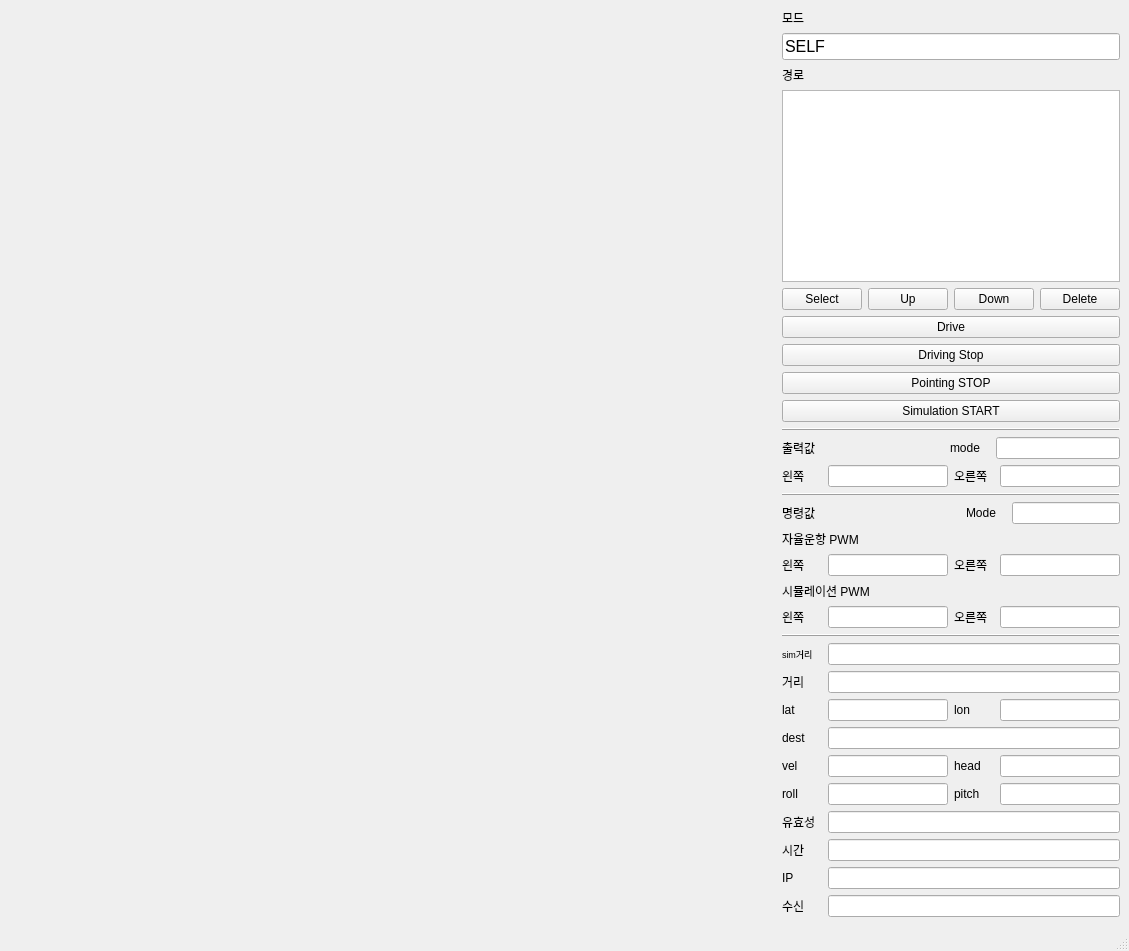
<?xml version="1.0" encoding="UTF-8"?>
<ui version="4.0">
 <class>MainWindow</class>
 <widget class="QMainWindow" name="MainWindow">
  <property name="geometry">
   <rect>
    <x>0</x>
    <y>0</y>
    <width>1129</width>
    <height>951</height>
   </rect>
  </property>
  <property name="windowTitle">
   <string>MainWindow</string>
  </property>
  <widget class="QWidget" name="centralwidget">
   <layout class="QGridLayout" name="gridLayout">
    <item row="0" column="0">
     <layout class="QHBoxLayout" name="Outer_Layout" stretch="20,0">
      <item>
       <layout class="QVBoxLayout" name="Folium"/>
      </item>
      <item>
       <layout class="QVBoxLayout" name="verticalLayout_2">
        <item>
         <widget class="QLabel" name="label">
          <property name="sizePolicy">
           <sizepolicy hsizetype="Fixed" vsizetype="Fixed">
            <horstretch>0</horstretch>
            <verstretch>0</verstretch>
           </sizepolicy>
          </property>
          <property name="minimumSize">
           <size>
            <width>40</width>
            <height>0</height>
           </size>
          </property>
          <property name="maximumSize">
           <size>
            <width>40</width>
            <height>16777215</height>
           </size>
          </property>
          <property name="text">
           <string>모드</string>
          </property>
         </widget>
        </item>
        <item>
         <widget class="QLineEdit" name="edit_current_mode">
          <property name="font">
           <font>
            <pointsize>12</pointsize>
           </font>
          </property>
          <property name="inputMethodHints">
           <set>Qt::ImhNoEditMenu</set>
          </property>
          <property name="text">
           <string>SELF</string>
          </property>
          <property name="readOnly">
           <bool>true</bool>
          </property>
         </widget>
        </item>
        <item>
         <widget class="QLabel" name="label_2">
          <property name="sizePolicy">
           <sizepolicy hsizetype="Fixed" vsizetype="Fixed">
            <horstretch>0</horstretch>
            <verstretch>0</verstretch>
           </sizepolicy>
          </property>
          <property name="text">
           <string>경로</string>
          </property>
         </widget>
        </item>
        <item>
         <widget class="QListView" name="waypoints">
          <property name="sizePolicy">
           <sizepolicy hsizetype="Preferred" vsizetype="Fixed">
            <horstretch>0</horstretch>
            <verstretch>0</verstretch>
           </sizepolicy>
          </property>
         </widget>
        </item>
        <item>
         <layout class="QHBoxLayout" name="horizontalLayout">
          <item>
           <widget class="QPushButton" name="btn_select">
            <property name="sizePolicy">
             <sizepolicy hsizetype="Fixed" vsizetype="Fixed">
              <horstretch>0</horstretch>
              <verstretch>0</verstretch>
             </sizepolicy>
            </property>
            <property name="text">
             <string>Select</string>
            </property>
           </widget>
          </item>
          <item>
           <widget class="QPushButton" name="btn_up">
            <property name="sizePolicy">
             <sizepolicy hsizetype="Fixed" vsizetype="Fixed">
              <horstretch>0</horstretch>
              <verstretch>0</verstretch>
             </sizepolicy>
            </property>
            <property name="text">
             <string>Up</string>
            </property>
           </widget>
          </item>
          <item>
           <widget class="QPushButton" name="btn_down">
            <property name="sizePolicy">
             <sizepolicy hsizetype="Fixed" vsizetype="Fixed">
              <horstretch>0</horstretch>
              <verstretch>0</verstretch>
             </sizepolicy>
            </property>
            <property name="text">
             <string>Down</string>
            </property>
           </widget>
          </item>
          <item>
           <widget class="QPushButton" name="btn_delete">
            <property name="sizePolicy">
             <sizepolicy hsizetype="Fixed" vsizetype="Fixed">
              <horstretch>0</horstretch>
              <verstretch>0</verstretch>
             </sizepolicy>
            </property>
            <property name="text">
             <string>Delete</string>
            </property>
           </widget>
          </item>
         </layout>
        </item>
        <item>
         <widget class="QPushButton" name="btn_drive">
          <property name="sizePolicy">
           <sizepolicy hsizetype="Preferred" vsizetype="Fixed">
            <horstretch>0</horstretch>
            <verstretch>0</verstretch>
           </sizepolicy>
          </property>
          <property name="text">
           <string>Drive</string>
          </property>
         </widget>
        </item>
        <item>
         <widget class="QPushButton" name="btn_stop_driving">
          <property name="sizePolicy">
           <sizepolicy hsizetype="Preferred" vsizetype="Fixed">
            <horstretch>0</horstretch>
            <verstretch>0</verstretch>
           </sizepolicy>
          </property>
          <property name="text">
           <string>Driving Stop</string>
          </property>
         </widget>
        </item>
        <item>
         <widget class="QPushButton" name="btn_pointing">
          <property name="sizePolicy">
           <sizepolicy hsizetype="Preferred" vsizetype="Fixed">
            <horstretch>0</horstretch>
            <verstretch>0</verstretch>
           </sizepolicy>
          </property>
          <property name="text">
           <string>Pointing STOP</string>
          </property>
         </widget>
        </item>
        <item>
         <widget class="QPushButton" name="btn_simulation">
          <property name="sizePolicy">
           <sizepolicy hsizetype="Preferred" vsizetype="Fixed">
            <horstretch>0</horstretch>
            <verstretch>0</verstretch>
           </sizepolicy>
          </property>
          <property name="text">
           <string>Simulation START</string>
          </property>
         </widget>
        </item>
        <item>
         <widget class="QFrame" name="frame">
          <property name="frameShape">
           <enum>QFrame::HLine</enum>
          </property>
          <property name="frameShadow">
           <enum>QFrame::Raised</enum>
          </property>
         </widget>
        </item>
        <item>
         <layout class="QHBoxLayout" name="horizontalLayout_16">
          <item>
           <widget class="QLabel" name="label_3">
            <property name="sizePolicy">
             <sizepolicy hsizetype="Preferred" vsizetype="Preferred">
              <horstretch>0</horstretch>
              <verstretch>0</verstretch>
             </sizepolicy>
            </property>
            <property name="text">
             <string>출력값 </string>
            </property>
           </widget>
          </item>
          <item>
           <spacer name="horizontalSpacer">
            <property name="orientation">
             <enum>Qt::Horizontal</enum>
            </property>
            <property name="sizeHint" stdset="0">
             <size>
              <width>40</width>
              <height>20</height>
             </size>
            </property>
           </spacer>
          </item>
          <item>
           <widget class="QLabel" name="lbl_mode_nucleo">
            <property name="sizePolicy">
             <sizepolicy hsizetype="Fixed" vsizetype="Preferred">
              <horstretch>0</horstretch>
              <verstretch>0</verstretch>
             </sizepolicy>
            </property>
            <property name="minimumSize">
             <size>
              <width>40</width>
              <height>0</height>
             </size>
            </property>
            <property name="maximumSize">
             <size>
              <width>40</width>
              <height>16777215</height>
             </size>
            </property>
            <property name="text">
             <string>mode</string>
            </property>
           </widget>
          </item>
          <item>
           <widget class="QLineEdit" name="edit_mode_chk"/>
          </item>
         </layout>
        </item>
        <item>
         <layout class="QHBoxLayout" name="horizontalLayout_3">
          <item>
           <widget class="QLabel" name="lbl_pwml">
            <property name="sizePolicy">
             <sizepolicy hsizetype="Fixed" vsizetype="Preferred">
              <horstretch>0</horstretch>
              <verstretch>0</verstretch>
             </sizepolicy>
            </property>
            <property name="minimumSize">
             <size>
              <width>40</width>
              <height>0</height>
             </size>
            </property>
            <property name="maximumSize">
             <size>
              <width>40</width>
              <height>16777215</height>
             </size>
            </property>
            <property name="text">
             <string>왼쪽</string>
            </property>
           </widget>
          </item>
          <item>
           <widget class="QLineEdit" name="edit_pwml">
            <property name="sizePolicy">
             <sizepolicy hsizetype="Minimum" vsizetype="Fixed">
              <horstretch>0</horstretch>
              <verstretch>0</verstretch>
             </sizepolicy>
            </property>
           </widget>
          </item>
          <item>
           <widget class="QLabel" name="lbl_pwmr">
            <property name="sizePolicy">
             <sizepolicy hsizetype="Fixed" vsizetype="Preferred">
              <horstretch>0</horstretch>
              <verstretch>0</verstretch>
             </sizepolicy>
            </property>
            <property name="minimumSize">
             <size>
              <width>40</width>
              <height>0</height>
             </size>
            </property>
            <property name="maximumSize">
             <size>
              <width>40</width>
              <height>16777215</height>
             </size>
            </property>
            <property name="text">
             <string>오른쪽</string>
            </property>
           </widget>
          </item>
          <item>
           <widget class="QLineEdit" name="edit_pwmr">
            <property name="sizePolicy">
             <sizepolicy hsizetype="Minimum" vsizetype="Fixed">
              <horstretch>0</horstretch>
              <verstretch>0</verstretch>
             </sizepolicy>
            </property>
           </widget>
          </item>
         </layout>
        </item>
        <item>
         <widget class="QFrame" name="frame_2">
          <property name="frameShape">
           <enum>QFrame::HLine</enum>
          </property>
          <property name="frameShadow">
           <enum>QFrame::Raised</enum>
          </property>
         </widget>
        </item>
        <item>
         <layout class="QHBoxLayout" name="horizontalLayout_2">
          <item>
           <widget class="QLabel" name="label_6">
            <property name="sizePolicy">
             <sizepolicy hsizetype="Preferred" vsizetype="Preferred">
              <horstretch>0</horstretch>
              <verstretch>0</verstretch>
             </sizepolicy>
            </property>
            <property name="text">
             <string>명령값 </string>
            </property>
           </widget>
          </item>
          <item>
           <spacer name="horizontalSpacer_2">
            <property name="orientation">
             <enum>Qt::Horizontal</enum>
            </property>
            <property name="sizeHint" stdset="0">
             <size>
              <width>40</width>
              <height>20</height>
             </size>
            </property>
           </spacer>
          </item>
          <item>
           <widget class="QLabel" name="lbl_mode">
            <property name="sizePolicy">
             <sizepolicy hsizetype="Preferred" vsizetype="Minimum">
              <horstretch>0</horstretch>
              <verstretch>0</verstretch>
             </sizepolicy>
            </property>
            <property name="minimumSize">
             <size>
              <width>40</width>
              <height>0</height>
             </size>
            </property>
            <property name="maximumSize">
             <size>
              <width>40</width>
              <height>16777215</height>
             </size>
            </property>
            <property name="text">
             <string>Mode</string>
            </property>
           </widget>
          </item>
          <item>
           <widget class="QLineEdit" name="edit_mode_jetson">
            <property name="sizePolicy">
             <sizepolicy hsizetype="Preferred" vsizetype="Fixed">
              <horstretch>0</horstretch>
              <verstretch>0</verstretch>
             </sizepolicy>
            </property>
           </widget>
          </item>
         </layout>
        </item>
        <item>
         <widget class="QLabel" name="label_4">
          <property name="sizePolicy">
           <sizepolicy hsizetype="Preferred" vsizetype="Preferred">
            <horstretch>0</horstretch>
            <verstretch>0</verstretch>
           </sizepolicy>
          </property>
          <property name="text">
           <string>자율운항 PWM</string>
          </property>
         </widget>
        </item>
        <item>
         <layout class="QHBoxLayout" name="horizontalLayout_4">
          <item>
           <widget class="QLabel" name="lbl_pwml_auto">
            <property name="sizePolicy">
             <sizepolicy hsizetype="Preferred" vsizetype="Preferred">
              <horstretch>0</horstretch>
              <verstretch>0</verstretch>
             </sizepolicy>
            </property>
            <property name="minimumSize">
             <size>
              <width>40</width>
              <height>0</height>
             </size>
            </property>
            <property name="maximumSize">
             <size>
              <width>40</width>
              <height>16777215</height>
             </size>
            </property>
            <property name="text">
             <string>왼쪽</string>
            </property>
           </widget>
          </item>
          <item>
           <widget class="QLineEdit" name="edit_pwml_auto">
            <property name="sizePolicy">
             <sizepolicy hsizetype="Preferred" vsizetype="Fixed">
              <horstretch>0</horstretch>
              <verstretch>0</verstretch>
             </sizepolicy>
            </property>
           </widget>
          </item>
          <item>
           <widget class="QLabel" name="lbl_pwmr_auto">
            <property name="sizePolicy">
             <sizepolicy hsizetype="Preferred" vsizetype="Preferred">
              <horstretch>0</horstretch>
              <verstretch>0</verstretch>
             </sizepolicy>
            </property>
            <property name="minimumSize">
             <size>
              <width>40</width>
              <height>0</height>
             </size>
            </property>
            <property name="maximumSize">
             <size>
              <width>40</width>
              <height>16777215</height>
             </size>
            </property>
            <property name="text">
             <string>오른쪽</string>
            </property>
           </widget>
          </item>
          <item>
           <widget class="QLineEdit" name="edit_pwmr_auto">
            <property name="sizePolicy">
             <sizepolicy hsizetype="Preferred" vsizetype="Fixed">
              <horstretch>0</horstretch>
              <verstretch>0</verstretch>
             </sizepolicy>
            </property>
           </widget>
          </item>
         </layout>
        </item>
        <item>
         <widget class="QLabel" name="label_5">
          <property name="sizePolicy">
           <sizepolicy hsizetype="Preferred" vsizetype="Preferred">
            <horstretch>0</horstretch>
            <verstretch>0</verstretch>
           </sizepolicy>
          </property>
          <property name="text">
           <string>시뮬레이션 PWM</string>
          </property>
         </widget>
        </item>
        <item>
         <layout class="QHBoxLayout" name="horizontalLayout_14">
          <item>
           <widget class="QLabel" name="lbl_pwml_auto_2">
            <property name="sizePolicy">
             <sizepolicy hsizetype="Preferred" vsizetype="Preferred">
              <horstretch>0</horstretch>
              <verstretch>0</verstretch>
             </sizepolicy>
            </property>
            <property name="minimumSize">
             <size>
              <width>40</width>
              <height>0</height>
             </size>
            </property>
            <property name="maximumSize">
             <size>
              <width>40</width>
              <height>16777215</height>
             </size>
            </property>
            <property name="text">
             <string>왼쪽</string>
            </property>
           </widget>
          </item>
          <item>
           <widget class="QLineEdit" name="edit_pwml_simulation">
            <property name="sizePolicy">
             <sizepolicy hsizetype="Preferred" vsizetype="Fixed">
              <horstretch>0</horstretch>
              <verstretch>0</verstretch>
             </sizepolicy>
            </property>
            <property name="text">
             <string/>
            </property>
           </widget>
          </item>
          <item>
           <widget class="QLabel" name="lbl_pwmr_auto_2">
            <property name="sizePolicy">
             <sizepolicy hsizetype="Preferred" vsizetype="Preferred">
              <horstretch>0</horstretch>
              <verstretch>0</verstretch>
             </sizepolicy>
            </property>
            <property name="minimumSize">
             <size>
              <width>40</width>
              <height>0</height>
             </size>
            </property>
            <property name="maximumSize">
             <size>
              <width>40</width>
              <height>16777215</height>
             </size>
            </property>
            <property name="text">
             <string>오른쪽</string>
            </property>
           </widget>
          </item>
          <item>
           <widget class="QLineEdit" name="edit_pwmr_simulation">
            <property name="sizePolicy">
             <sizepolicy hsizetype="Preferred" vsizetype="Fixed">
              <horstretch>0</horstretch>
              <verstretch>0</verstretch>
             </sizepolicy>
            </property>
           </widget>
          </item>
         </layout>
        </item>
        <item>
         <widget class="QFrame" name="frame_3">
          <property name="frameShape">
           <enum>QFrame::HLine</enum>
          </property>
          <property name="frameShadow">
           <enum>QFrame::Raised</enum>
          </property>
         </widget>
        </item>
        <item>
         <layout class="QHBoxLayout" name="horizontalLayout_15">
          <item>
           <widget class="QLabel" name="lbl_distance_2">
            <property name="sizePolicy">
             <sizepolicy hsizetype="Preferred" vsizetype="Preferred">
              <horstretch>0</horstretch>
              <verstretch>0</verstretch>
             </sizepolicy>
            </property>
            <property name="minimumSize">
             <size>
              <width>40</width>
              <height>0</height>
             </size>
            </property>
            <property name="maximumSize">
             <size>
              <width>40</width>
              <height>16777215</height>
             </size>
            </property>
            <property name="font">
             <font>
              <pointsize>7</pointsize>
             </font>
            </property>
            <property name="text">
             <string>sim거리</string>
            </property>
           </widget>
          </item>
          <item>
           <widget class="QLineEdit" name="edit_distance_simulation">
            <property name="sizePolicy">
             <sizepolicy hsizetype="Preferred" vsizetype="Fixed">
              <horstretch>0</horstretch>
              <verstretch>0</verstretch>
             </sizepolicy>
            </property>
           </widget>
          </item>
         </layout>
        </item>
        <item>
         <layout class="QHBoxLayout" name="horizontalLayout_13">
          <item>
           <widget class="QLabel" name="lbl_distance">
            <property name="sizePolicy">
             <sizepolicy hsizetype="Preferred" vsizetype="Preferred">
              <horstretch>0</horstretch>
              <verstretch>0</verstretch>
             </sizepolicy>
            </property>
            <property name="minimumSize">
             <size>
              <width>40</width>
              <height>0</height>
             </size>
            </property>
            <property name="maximumSize">
             <size>
              <width>40</width>
              <height>16777215</height>
             </size>
            </property>
            <property name="text">
             <string>거리</string>
            </property>
           </widget>
          </item>
          <item>
           <widget class="QLineEdit" name="edit_distance">
            <property name="sizePolicy">
             <sizepolicy hsizetype="Preferred" vsizetype="Fixed">
              <horstretch>0</horstretch>
              <verstretch>0</verstretch>
             </sizepolicy>
            </property>
           </widget>
          </item>
         </layout>
        </item>
        <item>
         <layout class="QHBoxLayout" name="horizontalLayout_11">
          <item>
           <widget class="QLabel" name="lbl_latitude">
            <property name="sizePolicy">
             <sizepolicy hsizetype="Preferred" vsizetype="Preferred">
              <horstretch>0</horstretch>
              <verstretch>0</verstretch>
             </sizepolicy>
            </property>
            <property name="minimumSize">
             <size>
              <width>40</width>
              <height>0</height>
             </size>
            </property>
            <property name="maximumSize">
             <size>
              <width>40</width>
              <height>16777215</height>
             </size>
            </property>
            <property name="text">
             <string>lat</string>
            </property>
           </widget>
          </item>
          <item>
           <widget class="QLineEdit" name="edit_latitude">
            <property name="sizePolicy">
             <sizepolicy hsizetype="Preferred" vsizetype="Fixed">
              <horstretch>0</horstretch>
              <verstretch>0</verstretch>
             </sizepolicy>
            </property>
           </widget>
          </item>
          <item>
           <widget class="QLabel" name="lbl_longitude">
            <property name="sizePolicy">
             <sizepolicy hsizetype="Preferred" vsizetype="Preferred">
              <horstretch>0</horstretch>
              <verstretch>0</verstretch>
             </sizepolicy>
            </property>
            <property name="minimumSize">
             <size>
              <width>40</width>
              <height>0</height>
             </size>
            </property>
            <property name="maximumSize">
             <size>
              <width>40</width>
              <height>16777215</height>
             </size>
            </property>
            <property name="text">
             <string>lon</string>
            </property>
           </widget>
          </item>
          <item>
           <widget class="QLineEdit" name="edit_longitude">
            <property name="sizePolicy">
             <sizepolicy hsizetype="Preferred" vsizetype="Fixed">
              <horstretch>0</horstretch>
              <verstretch>0</verstretch>
             </sizepolicy>
            </property>
           </widget>
          </item>
         </layout>
        </item>
        <item>
         <layout class="QHBoxLayout" name="horizontalLayout_5">
          <item>
           <widget class="QLabel" name="label_7">
            <property name="sizePolicy">
             <sizepolicy hsizetype="Preferred" vsizetype="Minimum">
              <horstretch>0</horstretch>
              <verstretch>0</verstretch>
             </sizepolicy>
            </property>
            <property name="minimumSize">
             <size>
              <width>40</width>
              <height>0</height>
             </size>
            </property>
            <property name="maximumSize">
             <size>
              <width>40</width>
              <height>16777215</height>
             </size>
            </property>
            <property name="text">
             <string>dest</string>
            </property>
           </widget>
          </item>
          <item>
           <widget class="QLineEdit" name="edit_destination">
            <property name="sizePolicy">
             <sizepolicy hsizetype="Preferred" vsizetype="Fixed">
              <horstretch>0</horstretch>
              <verstretch>0</verstretch>
             </sizepolicy>
            </property>
           </widget>
          </item>
         </layout>
        </item>
        <item>
         <layout class="QHBoxLayout" name="horizontalLayout_6">
          <item>
           <widget class="QLabel" name="lbl_velocity">
            <property name="sizePolicy">
             <sizepolicy hsizetype="Preferred" vsizetype="Preferred">
              <horstretch>0</horstretch>
              <verstretch>0</verstretch>
             </sizepolicy>
            </property>
            <property name="minimumSize">
             <size>
              <width>40</width>
              <height>0</height>
             </size>
            </property>
            <property name="maximumSize">
             <size>
              <width>40</width>
              <height>16777215</height>
             </size>
            </property>
            <property name="text">
             <string>vel</string>
            </property>
           </widget>
          </item>
          <item>
           <widget class="QLineEdit" name="edit_velocity">
            <property name="sizePolicy">
             <sizepolicy hsizetype="Preferred" vsizetype="Fixed">
              <horstretch>0</horstretch>
              <verstretch>0</verstretch>
             </sizepolicy>
            </property>
           </widget>
          </item>
          <item>
           <widget class="QLabel" name="lbl_heading">
            <property name="sizePolicy">
             <sizepolicy hsizetype="Preferred" vsizetype="Preferred">
              <horstretch>0</horstretch>
              <verstretch>0</verstretch>
             </sizepolicy>
            </property>
            <property name="minimumSize">
             <size>
              <width>40</width>
              <height>0</height>
             </size>
            </property>
            <property name="maximumSize">
             <size>
              <width>40</width>
              <height>16777215</height>
             </size>
            </property>
            <property name="text">
             <string>head</string>
            </property>
           </widget>
          </item>
          <item>
           <widget class="QLineEdit" name="edit_heading">
            <property name="sizePolicy">
             <sizepolicy hsizetype="Preferred" vsizetype="Fixed">
              <horstretch>0</horstretch>
              <verstretch>0</verstretch>
             </sizepolicy>
            </property>
           </widget>
          </item>
         </layout>
        </item>
        <item>
         <layout class="QHBoxLayout" name="horizontalLayout_12">
          <item>
           <widget class="QLabel" name="lbl_roll">
            <property name="sizePolicy">
             <sizepolicy hsizetype="Preferred" vsizetype="Preferred">
              <horstretch>0</horstretch>
              <verstretch>0</verstretch>
             </sizepolicy>
            </property>
            <property name="minimumSize">
             <size>
              <width>40</width>
              <height>0</height>
             </size>
            </property>
            <property name="maximumSize">
             <size>
              <width>40</width>
              <height>16777215</height>
             </size>
            </property>
            <property name="text">
             <string>roll</string>
            </property>
           </widget>
          </item>
          <item>
           <widget class="QLineEdit" name="edit_roll">
            <property name="sizePolicy">
             <sizepolicy hsizetype="Preferred" vsizetype="Fixed">
              <horstretch>0</horstretch>
              <verstretch>0</verstretch>
             </sizepolicy>
            </property>
           </widget>
          </item>
          <item>
           <widget class="QLabel" name="lbl_pitch">
            <property name="sizePolicy">
             <sizepolicy hsizetype="Preferred" vsizetype="Preferred">
              <horstretch>0</horstretch>
              <verstretch>0</verstretch>
             </sizepolicy>
            </property>
            <property name="minimumSize">
             <size>
              <width>40</width>
              <height>0</height>
             </size>
            </property>
            <property name="maximumSize">
             <size>
              <width>40</width>
              <height>16777215</height>
             </size>
            </property>
            <property name="text">
             <string>pitch</string>
            </property>
           </widget>
          </item>
          <item>
           <widget class="QLineEdit" name="edit_pitch">
            <property name="sizePolicy">
             <sizepolicy hsizetype="Preferred" vsizetype="Fixed">
              <horstretch>0</horstretch>
              <verstretch>0</verstretch>
             </sizepolicy>
            </property>
            <property name="text">
             <string/>
            </property>
           </widget>
          </item>
         </layout>
        </item>
        <item>
         <layout class="QHBoxLayout" name="horizontalLayout_7">
          <item>
           <widget class="QLabel" name="lbl_validity">
            <property name="sizePolicy">
             <sizepolicy hsizetype="Preferred" vsizetype="Minimum">
              <horstretch>0</horstretch>
              <verstretch>0</verstretch>
             </sizepolicy>
            </property>
            <property name="minimumSize">
             <size>
              <width>40</width>
              <height>0</height>
             </size>
            </property>
            <property name="maximumSize">
             <size>
              <width>40</width>
              <height>16777215</height>
             </size>
            </property>
            <property name="text">
             <string>유효성</string>
            </property>
           </widget>
          </item>
          <item>
           <widget class="QLineEdit" name="edit_validity">
            <property name="sizePolicy">
             <sizepolicy hsizetype="Preferred" vsizetype="Fixed">
              <horstretch>0</horstretch>
              <verstretch>0</verstretch>
             </sizepolicy>
            </property>
           </widget>
          </item>
         </layout>
        </item>
        <item>
         <layout class="QHBoxLayout" name="horizontalLayout_8">
          <item>
           <widget class="QLabel" name="lbl_time">
            <property name="sizePolicy">
             <sizepolicy hsizetype="Preferred" vsizetype="Minimum">
              <horstretch>0</horstretch>
              <verstretch>0</verstretch>
             </sizepolicy>
            </property>
            <property name="minimumSize">
             <size>
              <width>40</width>
              <height>0</height>
             </size>
            </property>
            <property name="maximumSize">
             <size>
              <width>40</width>
              <height>16777215</height>
             </size>
            </property>
            <property name="text">
             <string>시간</string>
            </property>
           </widget>
          </item>
          <item>
           <widget class="QLineEdit" name="edit_time">
            <property name="sizePolicy">
             <sizepolicy hsizetype="Preferred" vsizetype="Fixed">
              <horstretch>0</horstretch>
              <verstretch>0</verstretch>
             </sizepolicy>
            </property>
           </widget>
          </item>
         </layout>
        </item>
        <item>
         <layout class="QHBoxLayout" name="horizontalLayout_9">
          <item>
           <widget class="QLabel" name="lbl_ip">
            <property name="sizePolicy">
             <sizepolicy hsizetype="Preferred" vsizetype="Minimum">
              <horstretch>0</horstretch>
              <verstretch>0</verstretch>
             </sizepolicy>
            </property>
            <property name="minimumSize">
             <size>
              <width>40</width>
              <height>0</height>
             </size>
            </property>
            <property name="maximumSize">
             <size>
              <width>40</width>
              <height>16777215</height>
             </size>
            </property>
            <property name="text">
             <string>IP</string>
            </property>
           </widget>
          </item>
          <item>
           <widget class="QLineEdit" name="edit_IP">
            <property name="sizePolicy">
             <sizepolicy hsizetype="Preferred" vsizetype="Fixed">
              <horstretch>0</horstretch>
              <verstretch>0</verstretch>
             </sizepolicy>
            </property>
           </widget>
          </item>
         </layout>
        </item>
        <item>
         <layout class="QHBoxLayout" name="horizontalLayout_10">
          <item>
           <widget class="QLabel" name="lbl_ip_status">
            <property name="sizePolicy">
             <sizepolicy hsizetype="Preferred" vsizetype="Minimum">
              <horstretch>0</horstretch>
              <verstretch>0</verstretch>
             </sizepolicy>
            </property>
            <property name="minimumSize">
             <size>
              <width>40</width>
              <height>0</height>
             </size>
            </property>
            <property name="maximumSize">
             <size>
              <width>40</width>
              <height>16777215</height>
             </size>
            </property>
            <property name="text">
             <string>수신</string>
            </property>
           </widget>
          </item>
          <item>
           <widget class="QLineEdit" name="edit_com_status">
            <property name="sizePolicy">
             <sizepolicy hsizetype="Preferred" vsizetype="Fixed">
              <horstretch>0</horstretch>
              <verstretch>0</verstretch>
             </sizepolicy>
            </property>
           </widget>
          </item>
         </layout>
        </item>
        <item>
         <spacer name="verticalSpacer">
          <property name="orientation">
           <enum>Qt::Vertical</enum>
          </property>
          <property name="sizeHint" stdset="0">
           <size>
            <width>20</width>
            <height>40</height>
           </size>
          </property>
         </spacer>
        </item>
       </layout>
      </item>
     </layout>
    </item>
   </layout>
  </widget>
  <widget class="QMenuBar" name="menubar">
   <property name="geometry">
    <rect>
     <x>0</x>
     <y>0</y>
     <width>1129</width>
     <height>21</height>
    </rect>
   </property>
  </widget>
  <widget class="QStatusBar" name="statusbar"/>
 </widget>
 <resources/>
 <connections>
  <connection>
   <sender>btn_pointing</sender>
   <signal>clicked()</signal>
   <receiver>MainWindow</receiver>
   <slot>pointing()</slot>
   <hints>
    <hint type="sourcelabel">
     <x>979</x>
     <y>328</y>
    </hint>
    <hint type="destinationlabel">
     <x>1054</x>
     <y>732</y>
    </hint>
   </hints>
  </connection>
  <connection>
   <sender>btn_up</sender>
   <signal>clicked()</signal>
   <receiver>MainWindow</receiver>
   <slot>move_item_up()</slot>
   <hints>
    <hint type="sourcelabel">
     <x>880</x>
     <y>240</y>
    </hint>
    <hint type="destinationlabel">
     <x>1054</x>
     <y>732</y>
    </hint>
   </hints>
  </connection>
  <connection>
   <sender>btn_down</sender>
   <signal>clicked()</signal>
   <receiver>MainWindow</receiver>
   <slot>move_item_down()</slot>
   <hints>
    <hint type="sourcelabel">
     <x>961</x>
     <y>240</y>
    </hint>
    <hint type="destinationlabel">
     <x>1054</x>
     <y>732</y>
    </hint>
   </hints>
  </connection>
  <connection>
   <sender>btn_delete</sender>
   <signal>clicked()</signal>
   <receiver>MainWindow</receiver>
   <slot>delete_item()</slot>
   <hints>
    <hint type="sourcelabel">
     <x>1042</x>
     <y>240</y>
    </hint>
    <hint type="destinationlabel">
     <x>1054</x>
     <y>732</y>
    </hint>
   </hints>
  </connection>
  <connection>
   <sender>btn_drive</sender>
   <signal>clicked()</signal>
   <receiver>MainWindow</receiver>
   <slot>start_driving()</slot>
   <hints>
    <hint type="sourcelabel">
     <x>849</x>
     <y>258</y>
    </hint>
    <hint type="destinationlabel">
     <x>892</x>
     <y>708</y>
    </hint>
   </hints>
  </connection>
  <connection>
   <sender>btn_stop_driving</sender>
   <signal>clicked()</signal>
   <receiver>MainWindow</receiver>
   <slot>stop_driving()</slot>
   <hints>
    <hint type="sourcelabel">
     <x>1053</x>
     <y>299</y>
    </hint>
    <hint type="destinationlabel">
     <x>1025</x>
     <y>716</y>
    </hint>
   </hints>
  </connection>
  <connection>
   <sender>btn_simulation</sender>
   <signal>clicked()</signal>
   <receiver>MainWindow</receiver>
   <slot>simulator()</slot>
   <hints>
    <hint type="sourcelabel">
     <x>925</x>
     <y>346</y>
    </hint>
    <hint type="destinationlabel">
     <x>564</x>
     <y>406</y>
    </hint>
   </hints>
  </connection>
  <connection>
   <sender>btn_select</sender>
   <signal>clicked()</signal>
   <receiver>MainWindow</receiver>
   <slot>select_destination()</slot>
   <hints>
    <hint type="sourcelabel">
     <x>811</x>
     <y>224</y>
    </hint>
    <hint type="destinationlabel">
     <x>1002</x>
     <y>790</y>
    </hint>
   </hints>
  </connection>
 </connections>
 <slots>
  <slot>pointing()</slot>
  <slot>move_item_up()</slot>
  <slot>move_item_down()</slot>
  <slot>delete_item()</slot>
  <slot>start_driving()</slot>
  <slot>stop_driving()</slot>
  <slot>simulator()</slot>
  <slot>select_destination()</slot>
 </slots>
</ui>
